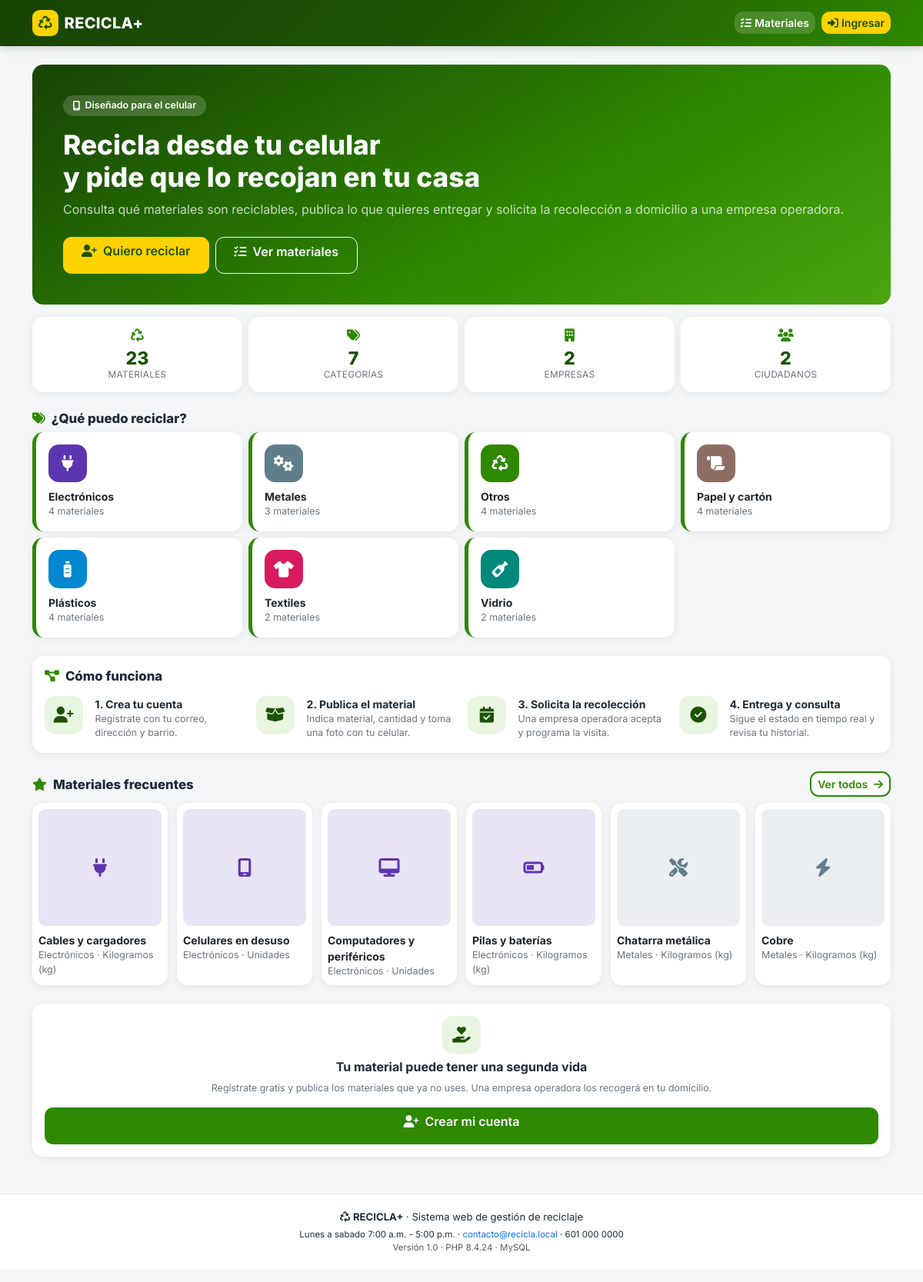
The page / on the database its author committed.
### tables this page shows
CREATE TABLE categorias (
  id          INT UNSIGNED NOT NULL AUTO_INCREMENT,
  nombre      VARCHAR(60) NOT NULL,
  descripcion VARCHAR(200) NULL,
  icono       VARCHAR(40) NOT NULL DEFAULT 'fa-recycle',
  color       VARCHAR(20) NOT NULL DEFAULT '#2e8800',
  estado      ENUM('activo','inactivo') NOT NULL DEFAULT 'activo',
  PRIMARY KEY (id),
  UNIQUE KEY uk_categorias_nombre (nombre)
);

CREATE TABLE materiales (
  id                  INT UNSIGNED NOT NULL AUTO_INCREMENT,
  categoria_id        INT UNSIGNED NOT NULL,
  nombre              VARCHAR(90)  NOT NULL,
  descripcion         VARCHAR(400) NULL,
  recomendaciones     TEXT         NULL,
  condiciones_entrega VARCHAR(400) NULL,
  unidad_medida       ENUM('kg','unidad','bulto','caja','litro','par') NOT NULL DEFAULT 'kg',
  puntos_por_unidad   INT UNSIGNED NOT NULL DEFAULT 10,    
  imagen              VARCHAR(180) NULL,        
  icono               VARCHAR(40)  NOT NULL DEFAULT 'fa-box',
  estado              ENUM('activo','inactivo') NOT NULL DEFAULT 'activo',
  created_at          DATETIME NOT NULL DEFAULT CURRENT_TIMESTAMP,
  PRIMARY KEY (id),
  UNIQUE KEY uk_materiales_nombre (nombre),
  KEY ix_materiales_categoria (categoria_id),
  KEY ix_materiales_estado (estado),
  CONSTRAINT fk_materiales_categoria FOREIGN KEY (categoria_id) REFERENCES categorias (id)
);

### config/config.php (called while the page is built, shortened)
<?php
function db(): PDO
{
    static $pdo = null;
    if ($pdo instanceof PDO) {
        return $pdo;
    }
    $dsn = sprintf('mysql:host=%s;port=%s;dbname=%s;charset=utf8mb4', DB_HOST, DB_PORT, DB_NAME);
    try {
        $pdo = new PDO($dsn, DB_USER, DB_PASS, [
            PDO::ATTR_ERRMODE            => PDO::ERRMODE_EXCEPTION,
            PDO::ATTR_DEFAULT_FETCH_MODE => PDO::FETCH_ASSOC,
            PDO::ATTR_EMULATE_PREPARES   => false,
        ]);
    } catch (PDOException $e) {
        http_response_code(500);
        die('<h2 style="font-family:sans-serif;color:#b00020">No fue posible conectar con MySQL.</h2>'
            . '<p style="font-family:sans-serif">Verifique que el servicio MySQL de WAMP esté iniciado y que la base <b>'
            . DB_NAME . '</b> exista (importe <code>database/recicla.sql</code>).</p>'
            . '<pre style="font-family:monospace">' . htmlspecialchars($e->getMessage()) . '</pre>');
    }
    return $pdo;
}
function e(?string $valor): string
{
    return htmlspecialchars((string) $valor, ENT_QUOTES | ENT_SUBSTITUTE, 'UTF-8');
}
function url(string $ruta = '', array $params = []): string
{
    $params = array_merge(['p' => $ruta], $params);
    return BASE_URL . '/index.php?' . http_build_query($params);
}
function usuarioActual(): ?array
{
    if (empty($_SESSION['usuario_id'])) {
        return null;
    }
    static $u = null;
    return $u;
}
function rolActual(): string
{
    return usuarioActual()['rol'] ?? '';
}
function unidadesMedida(): array
{
    return ['kg' => 'Kilogramos (kg)', 'unidad' => 'Unidades', 'bulto' => 'Bultos',
            'caja' => 'Cajas', 'litro' => 'Litros', 'par' => 'Pares'];
}
function config_get(string $clave, string $default = ''): string
{
    static $cache = null;
    if ($cache === null) {
        $cache = [];
        foreach (db()->query('SELECT clave, valor FROM configuracion') as $fila) {
            $cache[$fila['clave']] = $fila['valor'];
        }
    }
    return $cache[$clave] ?? $default;
}
function paginar(int $total, int $porPagina, int $paginaActual): array
{
    $paginas = max(1, (int) ceil($total / max(1, $porPagina)));
    $pagina  = min(max(1, $paginaActual), $paginas);
    return [
        'total'   => $total,
        'paginas' => $paginas,
        'pagina'  => $pagina,
        'offset'  => ($pagina - 1) * $porPagina,
        'limite'  => $porPagina,
    ];
}
function render(string $vista, array $datos = []): void
{
    $archivo = BASE_PATH . '/views/' . $vista . '.php';
    extract($datos, EXTR_SKIP);
    require $archivo;
}
function vista(string $vista, array $datos = [], array $layout = []): void
{
    $datos['titulo']  = $datos['titulo'] ?? config_get('nombre_sistema', 'RECICLA+');
    $datos['navTipo'] = $layout['nav'] ?? (rolActual() === 'ciudadano' ? 'ciudadano' : (rolActual() === 'empresa' ? 'empresa' : (rolActual() === 'administrador' ? 'admin' : '')));
    $datos['usuario'] = usuarioActual();
    render($vista, $datos);
}

### controllers/AuthController.php (called while the page is built, shortened)
<?php
final class AuthController
{
    public function inicio(): void
    {
        $categorias = Material::categorias(true);
        $materiales = Material::listar(['estado' => 'activo'], 1, 6)['filas'];
        vista('publico/inicio', [
            'titulo'     => 'RECICLA+ | Recicla desde tu celular',
            'categorias' => $categorias,
            'materiales' => $materiales,
        ]);
    }
}

### index.php (called while the page is built, shortened)
<?php
require __DIR__ . '/config/config.php';
$p = (string) ($_GET['p'] ?? 'inicio');
[$controlador, $metodo, $rolRequerido] = $rutas[$p];
try {
    (new $controlador())->$metodo();
} catch (Throwable $e) {
    error_log('[RECICLA+] ' . $e->getMessage() . ' @ ' . $e->getFile() . ':' . $e->getLine());
    http_response_code(500);
    vista('errores/500', ['titulo' => 'Error del sistema', 'mensaje' => $e->getMessage()]);
}

### models/Material.php (called while the page is built, shortened)
<?php
final class Material
{
    public static function categorias(bool $soloActivas = true): array
    {
        $sql = 'SELECT c.*, (SELECT COUNT(*) FROM materiales m WHERE m.categoria_id = c.id AND m.estado = \'activo\') AS total_materiales
                FROM categorias c';
        if ($soloActivas) {
            $sql .= ' WHERE c.estado = \'activo\'';
        }
        $sql .= ' ORDER BY c.nombre';
        return db()->query($sql)->fetchAll();
    }
    public static function listar(array $f = [], int $pagina = 1, int $porPagina = 12): array
    {
        $w = ['1 = 1'];
        $p = [];
        if (!empty($f['estado']))       { $w[] = 'm.estado = ?';        $p[] = $f['estado']; }
        $where = implode(' AND ', $w);
        $st = db()->prepare("SELECT COUNT(*) FROM materiales m WHERE $where");
        $st->execute($p);
        $pg = paginar((int) $st->fetchColumn(), $porPagina, $pagina);
        $st = db()->prepare("SELECT m.*, c.nombre AS categoria, c.icono AS categoria_icono, c.color AS categoria_color
                             FROM materiales m
                             JOIN categorias c ON c.id = m.categoria_id
                             WHERE $where
                             ORDER BY c.nombre, m.nombre
                             LIMIT {$pg['limite']} OFFSET {$pg['offset']}");
        $st->execute($p);
        return ['filas' => $st->fetchAll(), 'pag' => $pg];
    }
    public static function contar(bool $soloActivos = false): int
    {
        $sql = 'SELECT COUNT(*) FROM materiales' . ($soloActivos ? ' WHERE estado = \'activo\'' : '');
        return (int) db()->query($sql)->fetchColumn();
    }
    public static function totalCategorias(): int
    {
        return (int) db()->query('SELECT COUNT(*) FROM categorias WHERE estado = \'activo\'')->fetchColumn();
    }
}

### models/Empresa.php (called while the page is built, shortened)
<?php
final class Empresa
{
    public static function contar(bool $soloActivas = false): int
    {
        $sql = 'SELECT COUNT(*) FROM empresas' . ($soloActivas ? ' WHERE estado = \'activo\'' : '');
        return (int) db()->query($sql)->fetchColumn();
    }
}

### models/Usuario.php (called while the page is built, shortened)
<?php
final class Usuario
{
    public static function contar(?string $rol = null): int
    {
        if ($rol) {
            $st = db()->prepare('SELECT COUNT(*) FROM usuarios u JOIN roles r ON r.id = u.rol_id WHERE r.nombre = ?');
            $st->execute([$rol]);
            return (int) $st->fetchColumn();
        }
        return (int) db()->query('SELECT COUNT(*) FROM usuarios')->fetchColumn();
    }
}

### views/publico/inicio.php (the view, shortened to what this page needs)
<div class="hero-recicla mb-3">
  <span class="hero-badge mb-3"><i class="fa-solid fa-mobile-screen"></i> Diseñado para el celular</span>
  <h1 class="mb-2">Recicla desde tu celular<br>y pide que lo recojan en tu casa</h1>
  <p class="mb-4 opacity-75">Consulta qué materiales son reciclables, publica lo que quieres entregar y solicita la recolección a domicilio a una empresa operadora.</p>
  <div class="d-grid gap-2 d-sm-flex">
    <a class="btn btn-amarillo btn-accion px-4" href="<?= e(url('registro')) ?>"><i class="fa-solid fa-user-plus me-2"></i>Quiero reciclar</a>
    <a class="btn btn-outline-light btn-accion px-4" href="<?= e(url('materiales')) ?>"><i class="fa-solid fa-list-check me-2"></i>Ver materiales</a>
  </div>
</div>
<div class="row g-2 mb-4">
  <div class="col-6 col-lg-3">
    <div class="stat-chip"><div class="icono mb-1"><i class="fa-solid fa-recycle"></i></div><div class="valor"><?= (int) Material::contar(true) ?></div><div class="etiqueta">Materiales</div></div>
  </div>
  <div class="col-6 col-lg-3">
    <div class="stat-chip"><div class="icono mb-1"><i class="fa-solid fa-tags"></i></div><div class="valor"><?= (int) Material::totalCategorias() ?></div><div class="etiqueta">Categorías</div></div>
  </div>
  <div class="col-6 col-lg-3">
    <div class="stat-chip"><div class="icono mb-1"><i class="fa-solid fa-building"></i></div><div class="valor"><?= (int) Empresa::contar(true) ?></div><div class="etiqueta">Empresas</div></div>
  </div>
  <div class="col-6 col-lg-3">
    <div class="stat-chip"><div class="icono mb-1"><i class="fa-solid fa-users"></i></div><div class="valor"><?= (int) Usuario::contar('ciudadano') ?></div><div class="etiqueta">Ciudadanos</div></div>
  </div>
</div>
<h2 class="seccion-titulo mb-2"><i class="fa-solid fa-tags texto-verde me-2"></i>¿Qué puedo reciclar?</h2>
<div class="row g-2 mb-4">
  <?php foreach ($categorias as $c): ?>
    <div class="col-6 col-lg-3">
      <a class="tarjeta tarjeta-categoria p-3 h-100 d-block text-dark" href="<?= e(url('materiales', ['categoria' => (int) $c['id']])) ?>">
        <div class="icono-circulo mb-2" style="background:<?= e($c['color']) ?>"><i class="fa-solid <?= e($c['icono']) ?>"></i></div>
        <div class="fw-bold small"><?= e($c['nombre']) ?></div>
        <div class="hint"><?= (int) $c['total_materiales'] ?> materiales</div>
      </a>
    </div>
  <?php endforeach; ?>
</div>
<div class="tarjeta p-3 mb-4">
  <h2 class="seccion-titulo mb-3"><i class="fa-solid fa-diagram-project texto-verde me-2"></i>Cómo funciona</h2>
  <div class="row g-3">
    <?php
    $pasos = [
        ['fa-user-plus', '1. Crea tu cuenta', 'Regístrate con tu correo, dirección y barrio.'],
        ['fa-box-open', '2. Publica el material', 'Indica material, cantidad y toma una foto con tu celular.'],
        ['fa-calendar-check', '3. Solicita la recolección', 'Una empresa operadora acepta y programa la visita.'],
        ['fa-circle-check', '4. Entrega y consulta', 'Sigue el estado en tiempo real y revisa tu historial.'],
    ];
    foreach ($pasos as [$ico, $tit, $des]): ?>
      <div class="col-12 col-lg-3">
        <div class="d-flex gap-3">
          <div class="icono-circulo icono-suave"><i class="fa-solid <?= $ico ?>"></i></div>
          <div><div class="fw-bold small"><?= e($tit) ?></div><div class="hint"><?= e($des) ?></div></div>
        </div>
      </div>
    <?php endforeach; ?>
  </div>
</div>
<div class="d-flex justify-content-between align-items-center mb-2">
  <h2 class="seccion-titulo mb-0"><i class="fa-solid fa-star texto-verde me-2"></i>Materiales frecuentes</h2>
  <a class="btn btn-sm btn-outline-recicla" href="<?= e(url('materiales')) ?>">Ver todos <i class="fa-solid fa-arrow-right ms-1"></i></a>
</div>
<div class="grid-materiales mb-4">
  <?php foreach ($materiales as $m): ?>
    <a class="tarjeta p-2 text-dark d-block h-100" href="<?= e(url('material', ['id' => (int) $m['id']])) ?>">
      <?php if (!empty($m['imagen'])): ?>
        <img class="foto-material" src="<?= e(urlFoto($m['imagen'])) ?>" alt="<?= e($m['nombre']) ?>" loading="lazy">
      <?php else: ?>
        <div class="placeholder-foto" style="height:9.5rem;background:<?= e($m['categoria_color']) ?>22;color:<?= e($m['categoria_color']) ?>">
          <i class="fa-solid <?= e($m['icono']) ?>"></i>
        </div>
      <?php endif; ?>
      <div class="fw-bold small mt-2"><?= e($m['nombre']) ?></div>
      <div class="hint"><?= e($m['categoria']) ?> · <?= e(unidadesMedida()[$m['unidad_medida']] ?? '') ?></div>
    </a>
  <?php endforeach; ?>
</div>
<div class="tarjeta p-3 text-center">
  <div class="icono-circulo icono-suave mx-auto mb-2"><i class="fa-solid fa-hand-holding-heart"></i></div>
  <h2 class="h6 fw-bold">Tu material puede tener una segunda vida</h2>
  <p class="hint mb-3">Regístrate gratis y publica los materiales que ya no uses. Una empresa operadora los recogerá en tu domicilio.</p>
  <a class="btn btn-recicla btn-accion w-100" href="<?= e(url('registro')) ?>"><i class="fa-solid fa-user-plus me-2"></i>Crear mi cuenta</a>
</div>

### rows shown on the page
categorias: nombre "Electrónicos", total_materiales "4"
categorias: nombre "Metales", total_materiales "3"
categorias: nombre "Otros", total_materiales "4"
categorias: nombre "Papel y cartón", total_materiales "4"
categorias: nombre "Plásticos", total_materiales "4"
categorias: nombre "Textiles", total_materiales "2"
categorias: nombre "Vidrio", total_materiales "2"
materiales: nombre "Cables y cargadores", categoria.nombre "Electrónicos", unidad_medida "Kilogramos (kg)"
materiales: nombre "Celulares en desuso", categoria.nombre "Electrónicos", unidad_medida "Unidades"
materiales: nombre "Computadores y periféricos", categoria.nombre "Electrónicos", unidad_medida "Unidades"
materiales: nombre "Pilas y baterías", categoria.nombre "Electrónicos", unidad_medida "Kilogramos (kg)"
materiales: nombre "Chatarra metálica", categoria.nombre "Metales", unidad_medida "Kilogramos (kg)"
materiales: nombre "Cobre", categoria.nombre "Metales", unidad_medida "Kilogramos (kg)"

### other values the page prints
$sysName "RECICLA+"
Material::contar(true) "23"
Material::totalCategorias() "7"
Empresa::contar(true) "2"
Usuario::contar('ciudadano') "2"
$tit "1. Crea tu cuenta"
$des "Regístrate con tu correo, dirección y barrio."
$tit "2. Publica el material"
$des "Indica material, cantidad y toma una foto con tu celular."
$tit "3. Solicita la recolección"
$des "Una empresa operadora acepta y programa la visita."
$tit "4. Entrega y consulta"
$des "Sigue el estado en tiempo real y revisa tu historial."
config_get('nombre_sistema', 'RECICLA+') "RECICLA+"
config_get('horario_atencion', '') "Lunes a sabado 7:00 a.m. - 5:00 p.m."
